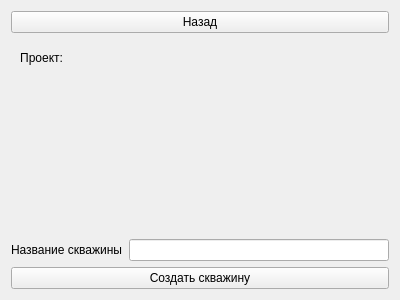
<?xml version="1.0" encoding="UTF-8"?>
<ui version="4.0">
 <class>NewWellForm</class>
 <widget class="QWidget" name="NewWellForm">
  <property name="geometry">
   <rect>
    <x>0</x>
    <y>0</y>
    <width>400</width>
    <height>300</height>
   </rect>
  </property>
  <property name="windowTitle">
   <string>Form</string>
  </property>
  <layout class="QVBoxLayout" name="verticalLayout_4">
   <item>
    <widget class="QPushButton" name="back_button">
     <property name="text">
      <string>Назад</string>
     </property>
    </widget>
   </item>
   <item>
    <widget class="QWidget" name="widget" native="true">
     <layout class="QVBoxLayout" name="verticalLayout_3">
      <item>
       <layout class="QHBoxLayout" name="horizontalLayout_2">
        <item>
         <layout class="QVBoxLayout" name="verticalLayout_2">
          <item>
           <widget class="QLabel" name="label_2">
            <property name="text">
             <string>Проект:</string>
            </property>
            <property name="alignment">
             <set>Qt::AlignRight|Qt::AlignTrailing|Qt::AlignVCenter</set>
            </property>
           </widget>
          </item>
         </layout>
        </item>
        <item>
         <layout class="QVBoxLayout" name="verticalLayout"/>
        </item>
        <item>
         <widget class="QLabel" name="project_name_label">
          <property name="text">
           <string/>
          </property>
         </widget>
        </item>
        <item>
         <spacer name="horizontalSpacer_2">
          <property name="orientation">
           <enum>Qt::Horizontal</enum>
          </property>
          <property name="sizeHint" stdset="0">
           <size>
            <width>40</width>
            <height>20</height>
           </size>
          </property>
         </spacer>
        </item>
       </layout>
      </item>
      <item>
       <spacer name="verticalSpacer">
        <property name="orientation">
         <enum>Qt::Vertical</enum>
        </property>
        <property name="sizeHint" stdset="0">
         <size>
          <width>20</width>
          <height>40</height>
         </size>
        </property>
       </spacer>
      </item>
     </layout>
    </widget>
   </item>
   <item>
    <widget class="QLabel" name="error_message_label">
     <property name="text">
      <string/>
     </property>
     <property name="alignment">
      <set>Qt::AlignBottom|Qt::AlignLeading|Qt::AlignLeft</set>
     </property>
    </widget>
   </item>
   <item>
    <layout class="QHBoxLayout" name="horizontalLayout">
     <item>
      <widget class="QLabel" name="label">
       <property name="text">
        <string>Название скважины</string>
       </property>
      </widget>
     </item>
     <item>
      <widget class="QLineEdit" name="well_name_input"/>
     </item>
    </layout>
   </item>
   <item>
    <widget class="QPushButton" name="create_new_well">
     <property name="text">
      <string>Создать скважину</string>
     </property>
    </widget>
   </item>
  </layout>
 </widget>
 <resources/>
 <connections/>
</ui>
